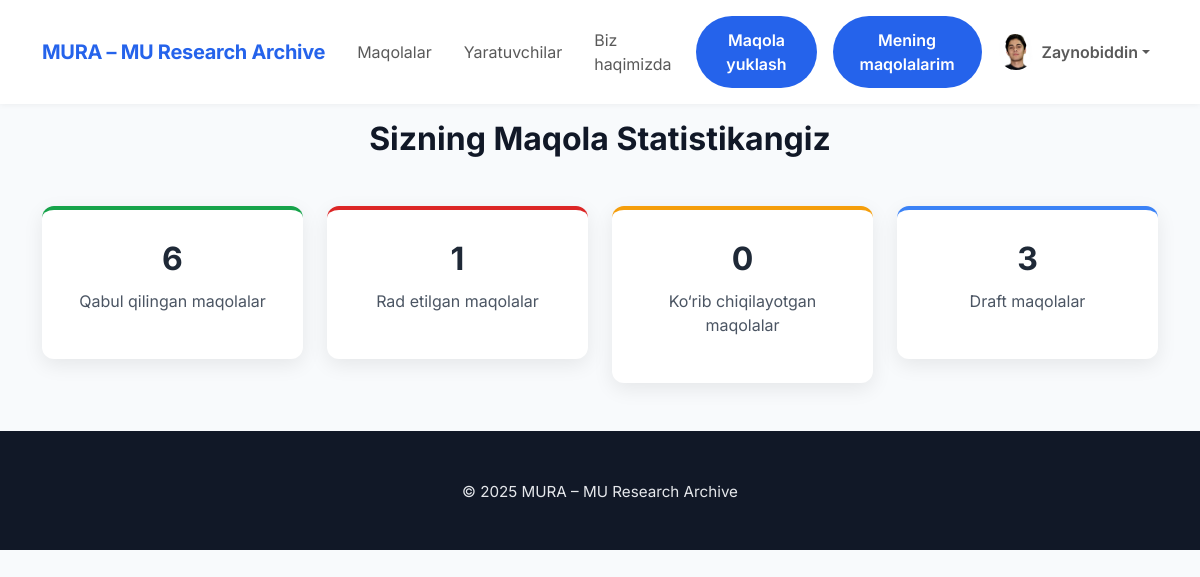
/profile/ (signed in), run on the app's committed database.
### main/models.py (models this page shows, shortened)
class CustomUser(AbstractUser):
    avatar = models.ImageField(upload_to='avatars/', null=True, blank=True)
    status = models.IntegerField(default=0)

### main/views.py (the view)
# urls.py: path('profile/', ProfileStatsView.as_view(), name='profile'),
class ProfileStatsView(LoginRequiredMixin, View):
    login_url = 'login'
    template_name = 'profile.html'
    def get(self, request):
        user = request.user
        draft_count = Paper.objects.filter(owner=user, status=1).count()
        on_process_count = Paper.objects.filter(owner=user, status=2).count()
        declined_count = Paper.objects.filter(owner=user, status=3).count()
        accepted_count = Paper.objects.filter(owner=user, status=4).count()
        context = {
            'draft_count': draft_count,
            'on_process_count': on_process_count,
            'declined_count': declined_count,
            'accepted_count': accepted_count,
        }
        return render(request, self.template_name, context)

### templates/profile.html (shortened to what this page needs)
{% extends "base.html" %}
{% load static %}
{% block style %}
    <link href="https://cdn.jsdelivr.net/npm/bootstrap@5.3.3/dist/css/bootstrap.min.css" rel="stylesheet"/>
    <link rel="stylesheet" href="{% static 'main/css/base.css' %}">
    <link rel="stylesheet" href="{% static 'main/css/profile.css' %}">
{% endblock %}
{% block content %}
    <section class="profile-stats py-5">
        <div class="container">
            <h2 class="text-center mb-5">Sizning Maqola Statistikangiz</h2>
            <div class="row justify-content-center g-4">
                <div class="col-md-3 col-sm-6">
                    <div class="stat-card accepted">
                        <h3>{{ accepted_count }}</h3>
                        <p>Qabul qilingan maqolalar</p>
                    </div>
                </div>
                <div class="col-md-3 col-sm-6">
                    <div class="stat-card declined">
                        <h3>{{ declined_count }}</h3>
                        <p>Rad etilgan maqolalar</p>
                    </div>
                </div>
                <div class="col-md-3 col-sm-6">
                    <div class="stat-card on-process">
                        <h3>{{ on_process_count }}</h3>
                        <p>Ko‘rib chiqilayotgan maqolalar</p>
                    </div>
                </div>
                <div class="col-md-3 col-sm-6">
                    <div class="stat-card draft">
                        <h3>{{ draft_count }}</h3>
                        <p>Draft maqolalar</p>
                    </div>
                </div>
            </div>
        </div>
    </section>
{% endblock %}

### templates/base.html (shortened to what this page needs)
{% load static %}
<!DOCTYPE html>
<html lang="en">
<head>
    <link href="https://cdn.jsdelivr.net/npm/bootstrap@5.3.3/dist/css/bootstrap.min.css" rel="stylesheet"/>
    <link
            rel="stylesheet"
            href="https://cdn.jsdelivr.net/npm/bootstrap-icons@1.11.3/font/bootstrap-icons.css"
    />
    {% block style %}{% endblock %}
</head>
<body>
<nav class="navbar navbar-expand-lg fixed-top">
    <div class="container">
        <a class="navbar-brand" href="{% url 'main' %}">MURA – MU Research Archive</a>
        <div class="collapse navbar-collapse" id="navmenu">
            <ul class="navbar-nav ms-auto align-items-lg-center">
                <li class="nav-item"><a href="{% url 'all_papers' %}" class="nav-link px-3">Maqolalar</a></li>
                <li class="nav-item"><a href="{% url 'creators' %}" class="nav-link px-3">Yaratuvchilar</a></li>
                <li class="nav-item"><a href="{% url 'about' %}" class="nav-link px-3">Biz haqimizda</a></li>
                {% if user.is_authenticated %}
                    <li class="nav-item"><a href="{% url 'upload_paper' %}"
                                            class="m-lg-2 mb-2 px-3 btn btn-outline-primary rounded-pill">Maqola
                        yuklash</a></li>
                    <li class="nav-item"><a href="{% url 'my_papers' %}"
                                            class="px-3 m-lg-2 mb-2  btn btn-outline-primary rounded-pill">Mening
                        maqolalarim</a>
                    </li>
                    <li class="nav-item dropdown">
                        <a class="nav-link dropdown-toggle d-flex align-items-center" href="#" id="profileDropdown"
                           role="button" data-bs-toggle="dropdown" aria-expanded="false">
                            {% if user.avatar %}
                                <img src="{{ user.avatar.url }}" alt="Avatar" class="rounded-circle" width="36"
                                     height="36" style="object-fit: cover;">
                            {% else %}
                                <img src="https://cdn-icons-png.flaticon.com/512/847/847969.png" alt="Default Avatar"
                                     class="rounded-circle" width="36" height="36" style="object-fit: cover;">
                            {% endif %}
                            <span class="ms-2 fw-semibold">{{ user.first_name }}</span>
                        </a>
                    </li>
                {% else %}
                    <li class="nav-item"><a href="{% url 'login' %}"
                                            class="btn btn-primary btn-sm ms-lg-3 p-2 m-1 text-white">Kirish</a></li>
                    <li class="nav-item"><a href="{% url 'register' %}"
                                            class="btn btn-primary btn-sm ms-lg-3 p-2 m-1 text-white">Ro'yxatdan
                        o'tish</a></li>
                {% endif %}
            </ul>
        </div>
    </div>
</nav>
{% block content %}
{% endblock %}
<footer>
    <div class="container">
        <p>© 2025 MURA – MU Research Archive</p>
    </div>
</footer>
</body>
</html>

### main/static/main/css/base.css (style rules this page uses)
.navbar .dropdown-toggle img { transition: transform 0.2s ease; }
body { font-family: 'Inter', sans-serif; background-color: #f9fafb; color: #1f2937; overflow-x: hidden; }
nav { background-color: #ffffff; box-shadow: 0 1px 6px rgba(0, 0, 0, 0.05); }
.navbar-brand { font-weight: 700; color: #2563eb !important; letter-spacing: -0.3px; }
footer { text-align: center; padding: 50px 0 30px; background: #111827; color: #e5e7eb; font-size: .95rem; }
body { padding-top: 72px; }
.btn { display: inline-block; background-color: #2563eb; color: #ffffff; padding: 12px 25px; border-radius: 8px; font-weight: 600; border: none; cursor: pointer; transition: background 0.3s ease, transform 0.2s ease; }

### main/static/main/css/profile.css (style rules this page uses)
body { font-family: 'Inter', sans-serif; background-color: #f8fafc; color: #1f2937; }
.profile-stats h2 { font-weight: 700; font-size: 2rem; color: #111827; }
.stat-card { background: #ffffff; border-radius: 12px; padding: 30px 20px; text-align: center; box-shadow: 0 6px 20px rgba(0, 0, 0, 0.08); transition: transform 0.3s ease, box-shadow 0.3s ease; }
.stat-card h3 { font-size: 2rem; font-weight: 700; margin-bottom: 10px; }
.stat-card p { font-size: 1rem; color: #4b5563; }
.stat-card.accepted { border-top: 4px solid #16a34a; }
.stat-card.declined { border-top: 4px solid #dc2626; }
.stat-card.on-process { border-top: 4px solid #f59e0b; }
.stat-card.draft { border-top: 4px solid #3b82f6; }

### data on the page
CustomUser: avatar (picture), first_name "Zaynobiddin"

### other printed values
{{ accepted_count }} "6"
{{ declined_count }} "1"
{{ on_process_count }} "0"
{{ draft_count }} "3"
